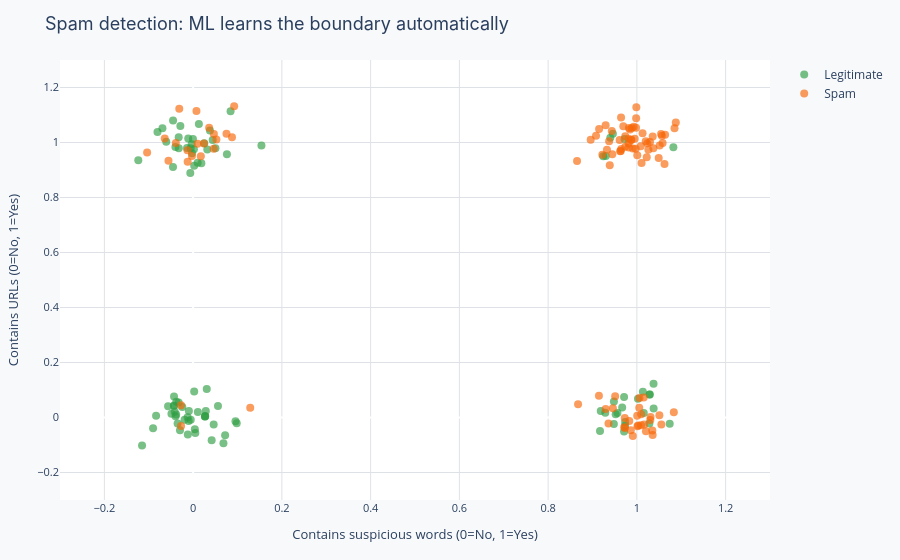

Notebook code cell kept with this figure:
### Markdown cell above
---
## Real-world example: Spam detection

A rule-based filter might check for phrases like "free money." Spammers adapt: they write "fr33 m0n3y" or embed text in images. Every evasion requires a manual rule update.

A machine learning model trained on millions of labeled emails learns the underlying structure of spam, not just surface-level keywords. The chart below shows how two simple features already separate most spam from legitimate email, even without a single hand-written rule.

### Code cell
np.random.seed(42)
n = 200
contains_free = np.random.choice([0, 1], n, p=[0.4, 0.6])
has_url       = np.random.choice([0, 1], n, p=[0.5, 0.5])
spam_prob     = 0.1 + 0.5*contains_free + 0.3*has_url
is_spam       = (np.random.random(n) < spam_prob).astype(int)

traces = [
    go.Scatter(
        x=contains_free[is_spam==0] + np.random.normal(0, 0.05, (is_spam==0).sum()),
        y=has_url[is_spam==0]       + np.random.normal(0, 0.05, (is_spam==0).sum()),
        mode="markers",
        marker=dict(color=PALETTE["accent"], size=8, opacity=0.65),
        name="Legitimate"),
    go.Scatter(
        x=contains_free[is_spam==1] + np.random.normal(0, 0.05, (is_spam==1).sum()),
        y=has_url[is_spam==1]       + np.random.normal(0, 0.05, (is_spam==1).sum()),
        mode="markers",
        marker=dict(color=PALETTE["secondary"], size=8, opacity=0.65),
        name="Spam"),
]
layout = base_layout(
    title="Spam detection: ML learns the boundary automatically",
    xaxis_title="Contains suspicious words (0=No, 1=Yes)",
    yaxis_title="Contains URLs (0=No, 1=Yes)")
layout.update(xaxis=dict(range=[-0.3,1.3]), yaxis=dict(range=[-0.3,1.3]))
go.Figure(data=traces, layout=layout).show()
